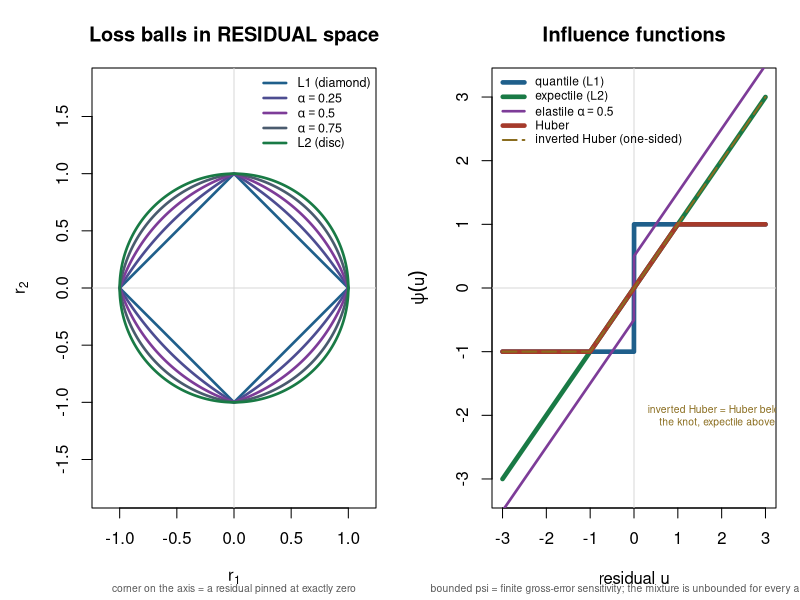

Recreate this plot in R.
# ---------------------------------------------------------------------------
# 20. The geometry of mixing losses, and why the elastic-net picture does not
#     transfer.
#
# The elastic net's diamond-and-circle diagram is a picture of a PENALTY's level
# set in coefficient space: the corners of the L1 diamond are where the solution
# lands on an axis, which is sparsity. The elastile mixes L1 and L2 on the
# RESIDUAL, not on the coefficient, so that diagram is about a different object.
#
# Left panel: the analogue does exist, in residual space. The set
# {r : sum_i rho(r_i) <= 1} is a diamond for L1, a disc for L2, and the same
# rounded diamond as the elastic net in between. What its corner encodes is not
# sparse coefficients but sparse RESIDUALS -- the fit passing exactly through
# data points, which is the classical "exact fit" property of L1 regression.
#
# Right panel: the picture that actually matters for a loss is the influence
# function psi = rho'/2. Robust statistics selects on one property of it --
# boundedness, which is what gives finite gross-error sensitivity -- and the
# additive L1/L2 mixture fails that test for every alpha > 0. Huber's splice
# passes it. That is why the field took the splice and not the mixture.
#
# Output: out/fig-loss-geometry.png
# ---------------------------------------------------------------------------
png("out/fig-loss-geometry.png", width = 1650, height = 700, res = 133)
par(mfrow = c(1, 2), mar = c(4.6, 4.6, 3.4, 1.2))

# --- residual-space unit balls ---------------------------------------------
rho_mix <- function(u, a) a * u^2 + (1 - a) * abs(u)
AL <- c(0, 0.25, 0.5, 0.75, 1)
cols <- colorRampPalette(c("#1f5f8b", "#7d3c98", "#197a45"))(length(AL))
th <- seq(0, 2 * pi, length.out = 1200)
plot(NA, xlim = c(-1.15, 1.15), ylim = c(-1.15, 1.15), asp = 1,
     xlab = expression(r[1]), ylab = expression(r[2]),
     main = "Loss balls in RESIDUAL space")
abline(h = 0, v = 0, col = "grey85")
for (i in seq_along(AL)) {
  a <- AL[i]
  # radius along each direction: solve rho_mix(t*cos) + rho_mix(t*sin) = 1
  rad <- vapply(th, function(t0) {
    d <- c(cos(t0), sin(t0))
    f <- function(r) sum(rho_mix(r * d, a)) - 1
    uniroot(f, c(1e-9, 50))$root
  }, numeric(1))
  lines(rad * cos(th), rad * sin(th), col = cols[i], lwd = 2.6)
}
legend("topright", c("L1 (diamond)", expression(alpha == 0.25), expression(alpha == 0.5),
                     expression(alpha == 0.75), "L2 (disc)"),
       col = cols, lwd = 2.6, bty = "n", cex = 0.75)
mtext("corner on the axis = a residual pinned at exactly zero", side = 1,
      line = 3.4, cex = 0.62, col = "grey35")

# --- influence functions ----------------------------------------------------
u <- seq(-3, 3, length.out = 1600)
psi_q  <- sign(u)
psi_e  <- u
psi_el <- 2 * 0.5 * u + (1 - 0.5) * sign(u)          # elastile, alpha = 0.5, s = 1
cH <- 1
psi_H  <- pmax(pmin(u, cH), -cH)                     # Huber
psi_iv <- pmax(u, -cH)                               # one-sided inverted Huber
plot(NA, xlim = c(-3, 3), ylim = c(-3.2, 3.2),
     xlab = "residual u", ylab = expression(psi(u)),
     main = "Influence functions")
abline(h = 0, v = 0, col = "grey85")
# The inverted Huber coincides with Huber below the knot and with the expectile
# above it -- that IS its design, so draw the overlapping curves at different
# widths rather than pretending they are distinct.
lines(u, psi_e,  col = "#197a45", lwd = 4.5)
lines(u, psi_q,  col = "#1f5f8b", lwd = 4.5)
lines(u, psi_el, col = "#7d3c98", lwd = 2.6)
lines(u, psi_H,  col = "#a53a2b", lwd = 4.5, lty = 1)
lines(u, psi_iv, col = "#8a6d1f", lwd = 1.9, lty = 5)
legend("topleft", c("quantile (L1)", "expectile (L2)", expression(paste("elastile ", alpha == 0.5)),
                    "Huber", "inverted Huber (one-sided)"),
       col = c("#1f5f8b", "#197a45", "#7d3c98", "#a53a2b", "#8a6d1f"),
       lwd = c(4.5, 4.5, 2.6, 4.5, 1.9), lty = c(1, 1, 1, 1, 5), bty = "n", cex = 0.72)
text(1.9, -2.0, "inverted Huber = Huber below\nthe knot, expectile above",
     cex = 0.62, col = "#8a6d1f", adj = 0.5)
mtext("bounded psi = finite gross-error sensitivity; the mixture is unbounded for every alpha > 0",
      side = 1, line = 3.4, cex = 0.62, col = "grey35")
dev.off()
cat("wrote out/fig-loss-geometry.png\n")
